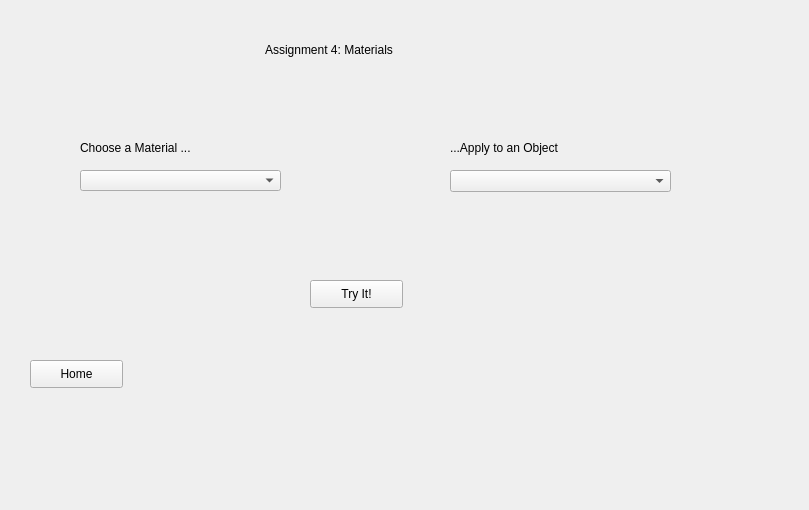
<?xml version="1.0" encoding="UTF-8"?>
<ui version="4.0">
 <class>Form</class>
 <widget class="QWidget" name="Form">
  <property name="geometry">
   <rect>
    <x>0</x>
    <y>0</y>
    <width>809</width>
    <height>510</height>
   </rect>
  </property>
  <property name="windowTitle">
   <string>Form</string>
  </property>
  <widget class="QComboBox" name="materialCombo">
   <property name="geometry">
    <rect>
     <x>80</x>
     <y>170</y>
     <width>201</width>
     <height>21</height>
    </rect>
   </property>
   <property name="editable">
    <bool>false</bool>
   </property>
  </widget>
  <widget class="QComboBox" name="objectCombo">
   <property name="geometry">
    <rect>
     <x>450</x>
     <y>170</y>
     <width>221</width>
     <height>22</height>
    </rect>
   </property>
  </widget>
  <widget class="QPushButton" name="tryBtn">
   <property name="geometry">
    <rect>
     <x>310</x>
     <y>280</y>
     <width>93</width>
     <height>28</height>
    </rect>
   </property>
   <property name="text">
    <string>Try It!</string>
   </property>
  </widget>
  <widget class="QPushButton" name="homeBtn">
   <property name="geometry">
    <rect>
     <x>30</x>
     <y>360</y>
     <width>93</width>
     <height>28</height>
    </rect>
   </property>
   <property name="text">
    <string>Home</string>
   </property>
  </widget>
  <widget class="QLabel" name="materialLabel">
   <property name="geometry">
    <rect>
     <x>80</x>
     <y>140</y>
     <width>121</width>
     <height>16</height>
    </rect>
   </property>
   <property name="text">
    <string>Choose a Material ...</string>
   </property>
  </widget>
  <widget class="QLabel" name="objectLabel">
   <property name="geometry">
    <rect>
     <x>450</x>
     <y>140</y>
     <width>131</width>
     <height>16</height>
    </rect>
   </property>
   <property name="text">
    <string>...Apply to an Object</string>
   </property>
  </widget>
  <widget class="QLabel" name="label">
   <property name="geometry">
    <rect>
     <x>265</x>
     <y>40</y>
     <width>191</width>
     <height>20</height>
    </rect>
   </property>
   <property name="text">
    <string>Assignment 4: Materials</string>
   </property>
  </widget>
 </widget>
 <resources/>
 <connections/>
</ui>
